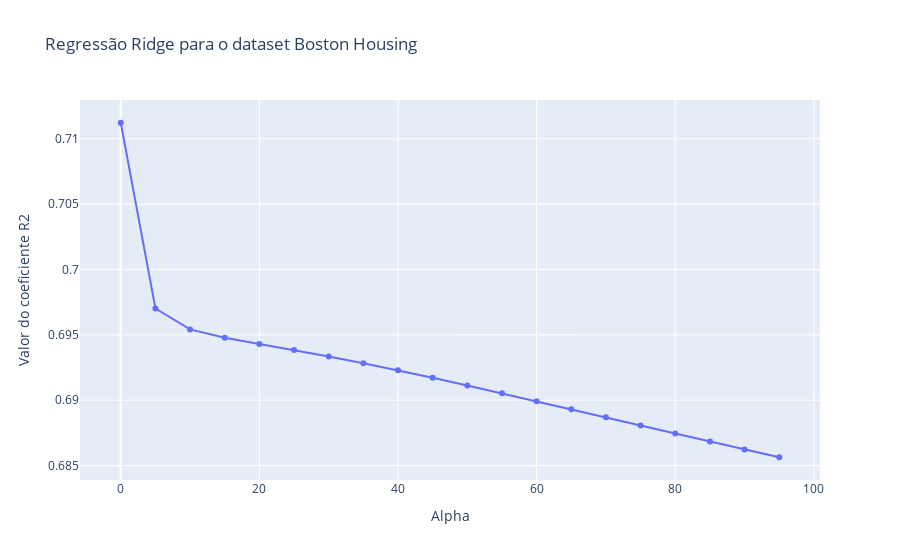

Source (notebook cell):
### Code cell
x_train, y_train, x_test, y_test = data(dt1)

vR2 = []
valpha = []

for i in np.arange(0, 100, 5):
  rdg = Ridge(alpha = i)
  rdg.fit(x_train, y_train)
  y_pred = rdg.predict(x_test)
  scoreR = r2_score(y_test, y_pred)

  vR2.append(scoreR)
  valpha.append(i)

dt = pd.DataFrame({
    'R2': vR2,
    'Alpha': valpha
})

fig = px.line(dt, x = 'Alpha', y = 'R2', markers=True,
              labels={'alpha': 'Valor de alpha', 'R2': 'Valor do coeficiente R2'},
              title='Regressão Ridge para o dataset Boston Housing')

fig.show()

### Figure 1 — Plotly figure (JSON) as saved in the notebook; plotly's stock layout.template omitted (floating-point values rounded to 4 significant figures)
{"data": [{"hovertemplate": "Alpha=%{x}<br>Valor do coeficiente R2=%{y}<extra></extra>", "legendgroup": "", "line": {"color": "#636efa", "dash": "solid"}, "marker": {"symbol": "circle"}, "mode": "lines+markers", "name": "", "orientation": "v", "showlegend": false, "type": "scatter", "x": [0, 5, 10, 15, 20, 25, 30, 35, 40, 45, 50, 55, 60, 65, 70, 75, 80, 85, 90, 95], "xaxis": "x", "y": [0.7112, 0.697, 0.6954, 0.6948, 0.6943, 0.6938, 0.6934, 0.6928, 0.6923, 0.6917, 0.6911, 0.6905, 0.6899, 0.6893, 0.6887, 0.6881, 0.6875, 0.6868, 0.6862, 0.6856], "yaxis": "y"}], "layout": {"legend": {"tracegroupgap": 0}, "title": {"text": "Regressão Ridge para o dataset Boston Housing"}, "xaxis": {"anchor": "y", "domain": [0, 1], "title": {"text": "Alpha"}}, "yaxis": {"anchor": "x", "domain": [0, 1], "title": {"text": "Valor do coeficiente R2"}}}}
